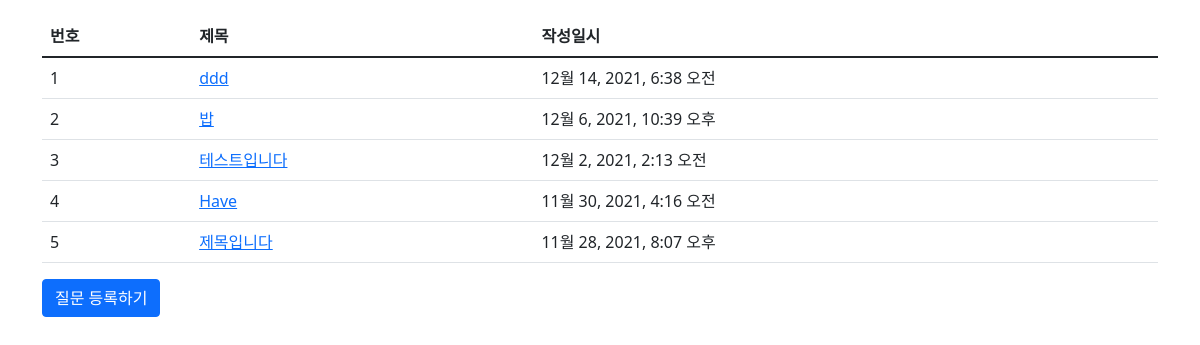
Page /pybo/ on the earlier database version.
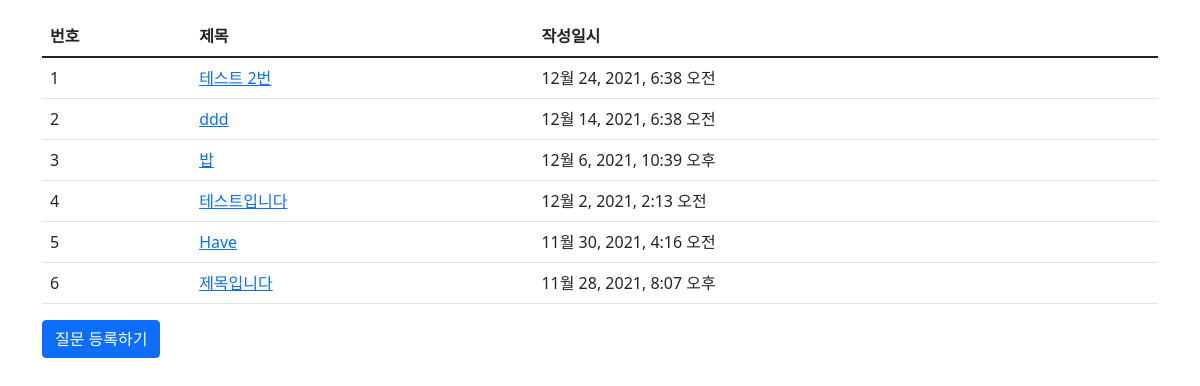
Same page on the later database version.
### pybo/models.py (models this page shows, shortened)
class Question(models.Model):
    subject = models.CharField(max_length=200)
    content = models.TextField()
    create_date = models.DateTimeField()

### pybo/views.py (the view)
# urls.py: path('', views.index, name='index'),
def index(request):
    question_list = Question.objects.order_by('-create_date')
    context = {'question_list' : question_list}
    return render(request, 'pybo/question_list.html', context)

### templates/pybo/question_list.html
{% extends 'base.html' %}
{% block content %}
<div class="container my-3">
    <table class="table">
        <thead>
            <tr class="thead-dark">
                <th>번호</th>
                <th>제목</th>
                <th>작성일시</th>
            </tr>
        </thead>
        <tbody>
            {% if question_list %}
            {% for question in question_list %}
            <tr>
                <td>{{ forloop.counter }}</td>
                <td>
                    <a href="{% url 'pybo:detail' question.id %}">
                        {{ question.subject }}
                    </a>
                </td>
                <td>{{ question.create_date }}</td>
            </tr>
            {% endfor %}
            {% else %}
            <tr>
                <td colspan="3">질문이 없습니다.</td>
            </tr>
            {% endif %}
        </tbody>
    </table>
    <a href="{% url 'pybo:question_create' %}" class="btn btn-primary">
        질문 등록하기
    </a>
</div>
{% endblock content %}

### templates/base.html (shortened to what this page needs)
{% load static %}
<!DOCTYPE html>
<html lang="ko">
<head>
    <link rel="stylesheet" type="text/css" href="{% static 'bootstrap.min.css' %}">
    <link rel="stylesheet" type="text/css" href="{% static 'style.css' %}">
</head>
<body>
{% block content %}
{% endblock %}
</body>
</html>

Differences in the rows shown:
added Question: subject "테스트 2번", create_date "12월 24, 2021, 6:38 오전"
